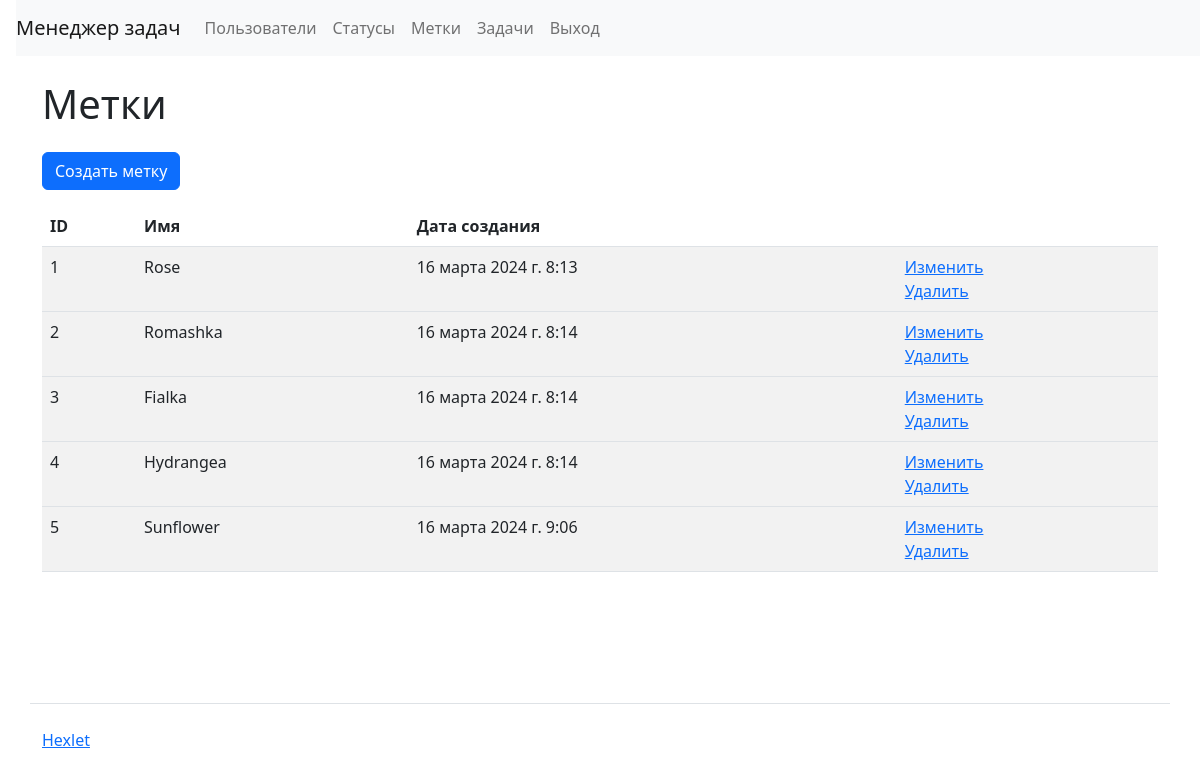
Screenshot of /labels/ (signed in) with the database file from the repository.
### task_manager/labels/models.py (models this page shows, shortened)
class Label(models.Model):
    name = models.CharField(_("Name"), max_length=255, unique=True)
    timestamp = models.DateTimeField(auto_now_add=True)

### task_manager/labels/views.py (the view)
# urls.py: path('', IndexView.as_view(), name='labels_index'),
class IndexView(View):
    def get(self, request, *args, **kwargs):
        labels = Label.objects.all()
        flash_messages = messages.get_messages(request)
        return render(
            request,
            'labels/index.html',
            context={
                'labels': labels,
                'messages': flash_messages,
            }
        )

### task_manager/templates/labels/index.html
{% extends "base.html" %}
{% load django_bootstrap5 %}
{% load i18n %}
{% block nav %}
{% if user.is_authenticated %}
{% include "nav_user.html" %}
{% else %}
{% include "nav.html" %}
{% endif %}
{% endblock %}
{% block content %}
  <h1 class="my-4">{% translate "Labels" %}</h1>
  <a class="btn btn-primary mb-3" href="{% url 'label_create' %}">{% translate "Create label" %}</a>
  <table class="table table-striped">
    <thead>
      <tr>
	<th>ID</th>
	<th>{% translate "Name" %}</th>
	<th>{% translate "Created at" %}</th>
	<th></th>
      </tr>
    </thead>
    {% for label in labels %}
    <tbody>
      <tr>
	<td>{{ label.id }}</td>
	<td>{{ label.name }}</td>
	<td>{{ label.timestamp }}</td>
	<td>
	  <a href="{% url 'label_update' label.id %}">{% translate "Update" %}</a>
	  <br>
	  <a href="{% url 'label_delete' label.id %}">{% translate "Delete" %}</a>
	</td>
      </tr>
    </tbody>
    {% endfor %}
  </table>
{% endblock %}

### rows the page displays
Label: id "1", name "Rose", timestamp "16 марта 2024 г. 8:13"
Label: id "2", name "Romashka", timestamp "16 марта 2024 г. 8:14"
Label: id "3", name "Fialka", timestamp "16 марта 2024 г. 8:14"
Label: id "4", name "Hydrangea", timestamp "16 марта 2024 г. 8:14"
Label: id "5", name "Sunflower", timestamp "16 марта 2024 г. 9:06"
